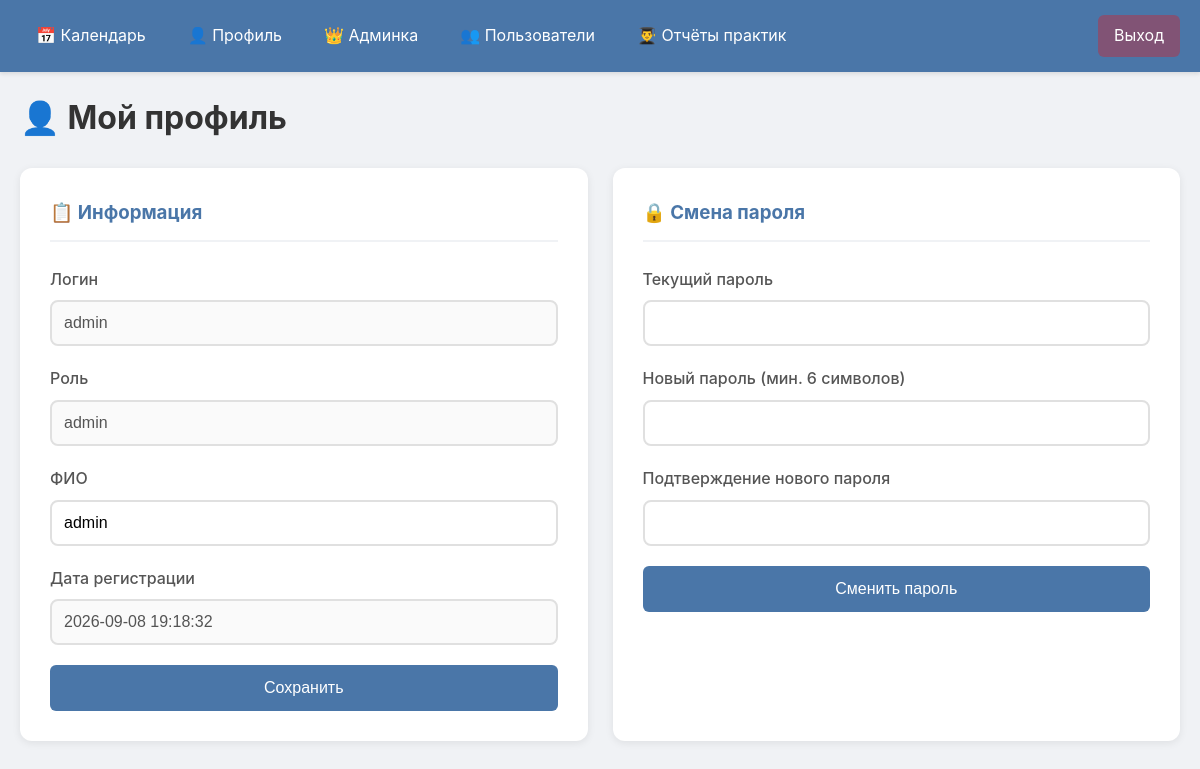
Screenshot of /profile (signed in) with the database file from the repository.
### tables this page shows
CREATE TABLE users (
                id INTEGER PRIMARY KEY AUTOINCREMENT,
                user_id TEXT UNIQUE NOT NULL,
                username TEXT UNIQUE,
                password_hash TEXT,
                fio TEXT NOT NULL,
                role TEXT NOT NULL,
                perm_exempt INTEGER DEFAULT 0,
                is_active INTEGER DEFAULT 1,
                approval_status TEXT DEFAULT 'pending',
                created_at TEXT DEFAULT CURRENT_TIMESTAMP
            );

### routes/profile.py (the view)
@profile_bp.route("/profile")
def profile():
    user = get_current_user()
    if not user:
        return redirect(url_for("auth.login"))
    return render_template("profile.html", user=user)

### database/connection.py (called while the page is built)
    def _get_conn(self):
        if not hasattr(self.local, 'conn'):
            self.local.conn = sqlite3.connect(DB_PATH)
            self.local.conn.row_factory = sqlite3.Row
        return self.local.conn

### database/users.py (called while the page is built)
    def get_user_by_id(self, user_id):
        conn = self._get_conn()
        cursor = conn.cursor()
        cursor.execute("SELECT * FROM users WHERE user_id = ?", (str(user_id),))
        row = cursor.fetchone()
        if row:
            return {
                "id": row["user_id"],
                "username": row["username"],
                "role": row["role"],
                "fio": row["fio"],
                "perm_exempt": bool(row["perm_exempt"]),
                "is_active": bool(row["is_active"]),
                "approval_status": row["approval_status"],
                "created_at": row["created_at"]
            }
        return None

### helpers.py (called while the page is built)
def get_current_user():
    uid = session.get("user_id")
    if uid:
        return db.get_user_by_id(uid)
    return None

### templates/profile.html
{% extends "base.html" %}
{% block content %}
<h1>👤 Мой профиль</h1>
<div class="profile-sections">
    <div class="profile-section">
        <h3>📋 Информация</h3>
        <form method="POST" action="{{ url_for('profile.update_profile') }}">
            <div class="form-group">
                <label>Логин</label>
                <input type="text" value="{{ user.username }}" disabled>
            </div>
            <div class="form-group">
                <label>Роль</label>
                <input type="text" value="{{ user.role }}" disabled>
            </div>
            <div class="form-group">
                <label>ФИО</label>
                <input type="text" name="fio" value="{{ user.fio }}" required>
            </div>
            <div class="form-group">
                <label>Дата регистрации</label>
                <input type="text" value="{{ user.created_at }}" disabled>
            </div>
            <button type="submit" class="btn-primary">Сохранить</button>
        </form>
    </div>
    <div class="profile-section">
        <h3>🔒 Смена пароля</h3>
        <form method="POST" action="{{ url_for('profile.change_password') }}">
            <div class="form-group">
                <label>Текущий пароль</label>
                <input type="password" name="old_password" required>
            </div>
            <div class="form-group">
                <label>Новый пароль (мин. 6 символов)</label>
                <input type="password" name="new_password" required>
            </div>
            <div class="form-group">
                <label>Подтверждение нового пароля</label>
                <input type="password" name="confirm_password" required>
            </div>
            <button type="submit" class="btn-primary">Сменить пароль</button>
        </form>
    </div>
</div>
{% endblock %}

### static/style.css (style rules this page uses)
:root { --primary: #4a76a8; --primary-hover: #3d6590; --primary-bg: #e8f4fd; --success: #28a745; --success-hover: #218838; --success-bg: #d4edda; --success-text: #155724; --danger: #dc3545; --danger-hover: #c82333; --danger-bg: #f8d7da; --danger-text: #721c24; --warning: #ffc107; --warning-hover: #e0a800; --warning-bg: #fff3cd; --warning-text: #856404; --info: #17a2b8; --info-bg: #d1ecf1; --info-text: #0c5460; --purple: #6f42c1; --purple-bg: #f3e8fd; --gray: #6c757d; --gray-hover: #5a6268; --light-gray: #f8f9fa; --border-gray: #dee2e6; --bg: #f0f2f5; --text: #333; --text-muted: #666; --text-light: #777; --text-disabled: #adb5bd; --shadow-sm: 0 2px 8px rgba(0,0,0,0.08); --shadow-md: 0 4px 16px rgba(0,0,0,0.12); --shadow-lg: 0 4px 20px rgba(0,0,0,0.1); --radius: 8px; --radius-lg: 12px; --radius-pill: 20px; }
* { margin: 0; padding: 0; box-sizing: border-box; }
body { font-family: -apple-system, BlinkMacSystemFont, 'Segoe UI', sans-serif; background: var(--bg); color: var(--text); line-height: 1.6; }
h1 { margin-bottom: 25px; color: var(--text); }
.btn-primary, .btn-book, .btn-del, .btn-back, .btn-action, .btn-cancel, .btn-block, .btn-unblock, .btn-danger, .btn-exempt-toggle, .btn-checkin { display: inline-block; padding: 10px 20px; border: none; border-radius: 6px; text-decoration: none; font-weight: 500; font-size: 14px; cursor: pointer; transition: all 0.2s; text-align: center; }
.btn-primary { width: 100%; padding: 14px; background: var(--primary); color: white; font-size: 16px; }
.form-group { margin-bottom: 20px; }
.form-group label { display: block; margin-bottom: 8px; font-weight: 500; color: #555; }
.form-group input, .form-group select { width: 100%; padding: 12px; border: 2px solid #e0e0e0; border-radius: var(--radius); font-size: 16px; transition: border-color 0.2s; }
.profile-sections { display: grid; grid-template-columns: repeat(auto-fit, minmax(350px, 1fr)); gap: 25px; margin-top: 25px; }
.profile-section { background: white; padding: 30px; border-radius: var(--radius-lg); box-shadow: var(--shadow-sm); }
.profile-section h3 { margin-bottom: 25px; color: var(--primary); border-bottom: 2px solid var(--bg); padding-bottom: 12px; }

### rows the page displays
users: username "admin", role "admin", fio "admin", created_at "2026-09-08 19:18:32"
